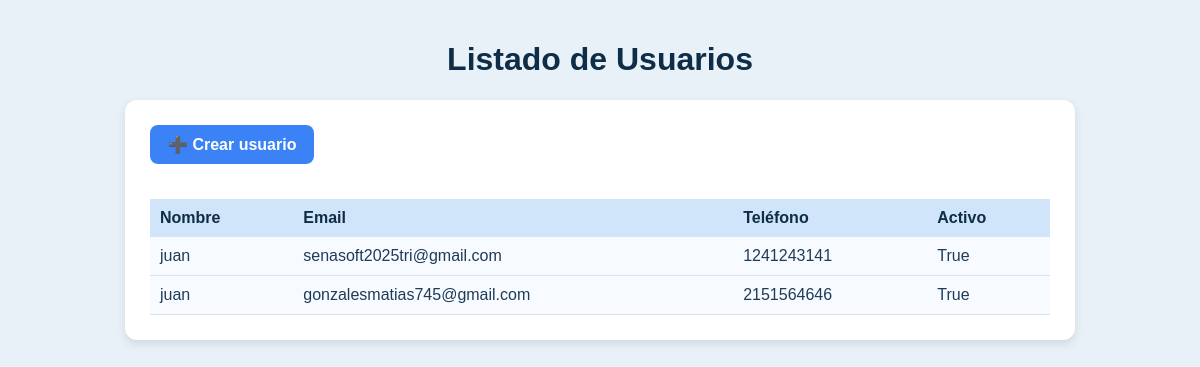
Before: /api1/usuarios/ with the older database file.
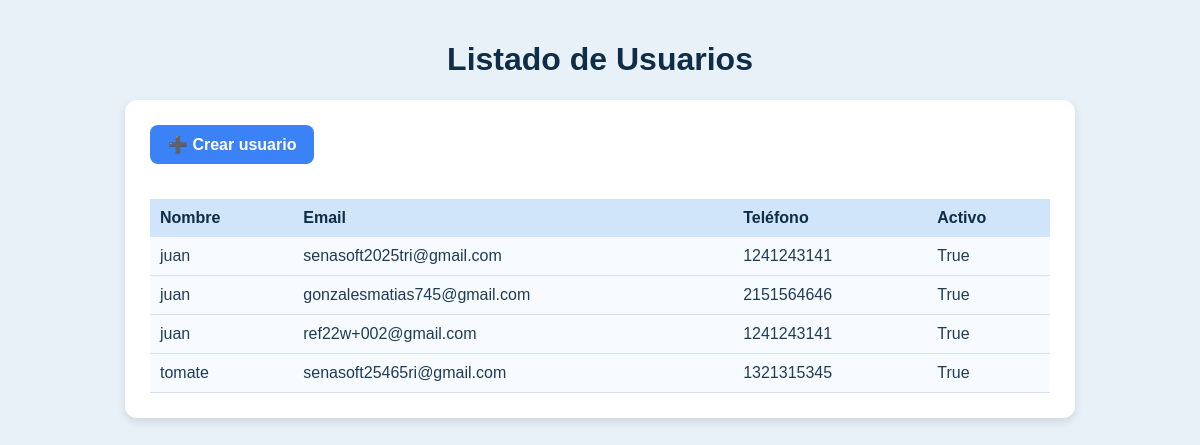
After: the same page with the newer database file.
### api1/models.py (models this page shows, shortened)
class Usuario(models.Model):
    nombre = models.CharField(max_length=100)
    email = models.EmailField(unique=True)
    fecha_registro = models.DateTimeField(auto_now_add=True)
    telefono = models.CharField(max_length=15, blank=True, null=True)
    activo = models.BooleanField(default=True)

### api1/views.py (the view)
# urls.py: path('usuarios/', views.listar_usuarios, name='usuario-listar'),
def listar_usuarios(request):
    usuarios = Usuario.objects.all()
    return render(request, 'usuarios/listar.html', {'usuarios': usuarios})

### api1/templates/usuarios/listar.html (shortened to what this page needs)
<!DOCTYPE html>
<html lang="es">
<head>
</head>
<body>
<h1>Listado de Usuarios</h1>
<div class="container">
    <a class="btn" href="{% url 'usuario-crear' %}">➕ Crear usuario</a>
    <table>
        <tr>
            <th>Nombre</th>
            <th>Email</th>
            <th>Teléfono</th>
            <th>Activo</th>
        </tr>
        {% for u in usuarios %}
        <tr>
            <td>{{ u.nombre }}</td>
            <td>{{ u.email }}</td>
            <td>{{ u.telefono }}</td>
            <td>{{ u.activo }}</td>
        </tr>
        {% endfor %}
    </table>
</div>
</body>
</html>

Changed rows visible on the page:
added Usuario: nombre "juan", email "ref22w+002@gmail.com", telefono "1241243141", activo "True"
added Usuario: nombre "tomate", email "senasoft25465ri@gmail.com", telefono "1321315345", activo "True"
